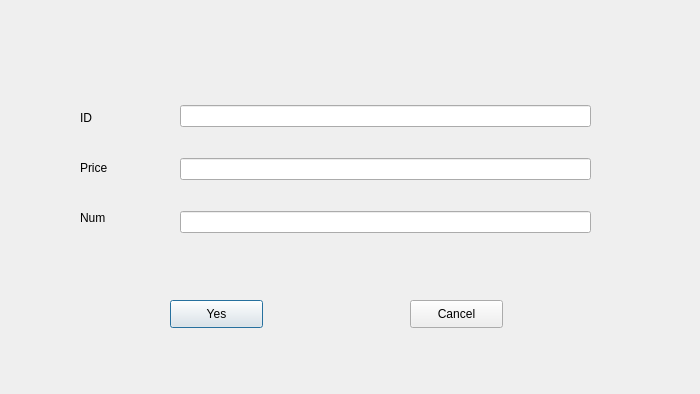
<?xml version="1.0" encoding="UTF-8"?>
<ui version="4.0">
 <class>Dialog</class>
 <widget class="QDialog" name="Dialog">
  <property name="geometry">
   <rect>
    <x>0</x>
    <y>0</y>
    <width>700</width>
    <height>394</height>
   </rect>
  </property>
  <property name="windowTitle">
   <string>Dialog</string>
  </property>
  <widget class="QWidget" name="verticalLayoutWidget">
   <property name="geometry">
    <rect>
     <x>180</x>
     <y>80</y>
     <width>411</width>
     <height>181</height>
    </rect>
   </property>
   <layout class="QVBoxLayout" name="verticalLayout">
    <item>
     <widget class="QLineEdit" name="lineEdit_2"/>
    </item>
    <item>
     <widget class="QLineEdit" name="lineEdit_3"/>
    </item>
    <item>
     <widget class="QLineEdit" name="lineEdit_Eno"/>
    </item>
   </layout>
  </widget>
  <widget class="QLabel" name="label_Cno">
   <property name="geometry">
    <rect>
     <x>80</x>
     <y>110</y>
     <width>72</width>
     <height>15</height>
    </rect>
   </property>
   <property name="text">
    <string>ID</string>
   </property>
  </widget>
  <widget class="QLabel" name="label_Eno">
   <property name="geometry">
    <rect>
     <x>80</x>
     <y>160</y>
     <width>72</width>
     <height>15</height>
    </rect>
   </property>
   <property name="text">
    <string>Price</string>
   </property>
  </widget>
  <widget class="QPushButton" name="yes">
   <property name="geometry">
    <rect>
     <x>170</x>
     <y>300</y>
     <width>93</width>
     <height>28</height>
    </rect>
   </property>
   <property name="text">
    <string>Yes</string>
   </property>
  </widget>
  <widget class="QLabel" name="label_Cno_2">
   <property name="geometry">
    <rect>
     <x>80</x>
     <y>210</y>
     <width>72</width>
     <height>15</height>
    </rect>
   </property>
   <property name="text">
    <string>Num</string>
   </property>
  </widget>
  <widget class="QPushButton" name="pushButton_2">
   <property name="geometry">
    <rect>
     <x>410</x>
     <y>300</y>
     <width>93</width>
     <height>28</height>
    </rect>
   </property>
   <property name="text">
    <string>Cancel</string>
   </property>
  </widget>
 </widget>
 <resources/>
 <connections>
  <connection>
   <sender>pushButton_2</sender>
   <signal>clicked()</signal>
   <receiver>Dialog</receiver>
   <slot>close()</slot>
   <hints>
    <hint type="sourcelabel">
     <x>467</x>
     <y>300</y>
    </hint>
    <hint type="destinationlabel">
     <x>521</x>
     <y>285</y>
    </hint>
   </hints>
  </connection>
 </connections>
</ui>
